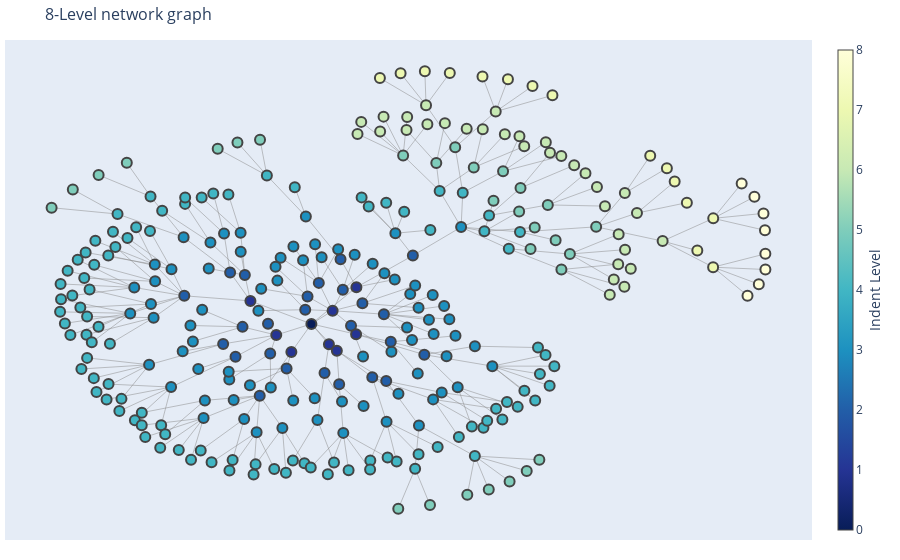

The code cell stored with this chart in its notebook:
### Code cell
import networkx as nx 

# Convert the data into networkx format
G = nx.from_pandas_edgelist(df[df["Item and Group"] != 'All items'], 
                            source = 'Item and Group', target = 'Parent', edge_attr = 'Weight')

# Set the positions of the nodes in the graph - other options are spring, planar or spectral
pos = nx.kamada_kawai_layout(G, weight = None)
for n, p in pos.items():
    G.nodes[n]['pos'] = p
    
# Add weight and depth attributes to the nodes
for x in df["Item and Group"]: 
    G.nodes[x]['Weight'] = df[df["Item and Group"] == x]["Weight"].values[0]
    G.nodes[x]['Depth'] = df[df["Item and Group"] == x]["Indent Level"].values[0]
    
# Add position info to edges
edge_x = []
edge_y = []

for edge in G.edges():
    x0, y0 = G.nodes[edge[0]]['pos']
    x1, y1 = G.nodes[edge[1]]['pos']
    edge_x.append(x0)
    edge_x.append(x1)
    edge_x.append(None)
    edge_y.append(y0)
    edge_y.append(y1)
    edge_y.append(None)

# Draw the edges
edge_trace = go.Scatter(
    x=edge_x, y=edge_y,
    line=dict(width=0.5, color='#888'),
    hoverinfo='none',
    mode='lines')

node_x = []
node_y = []

for node in G.nodes():
    x, y = G.nodes[node]['pos']
    node_x.append(x)
    node_y.append(y)

# Draw the nodes
node_trace = go.Scatter(
    x=node_x, y=node_y,
    mode='markers',
    hoverinfo='text',
    marker=dict(
        showscale=True,
        colorscale='YlGnBu',
        reversescale=True,
        color=[],
        size=10,
        colorbar=dict(
            thickness=15,
            title='Indent Level',
            xanchor='left',
            titleside='right'
        ),
        line_width=2))

node_depth = []
node_text = []

for n in G.nodes.items():
    node_depth.append(n[1]["Depth"])
    node_text.append(n[0] + " {0:.2f}%".format(n[1]["Weight"]))
                         
node_trace.marker.color = node_depth
node_trace.text = node_text

# Draw the full graph
graph = go.Figure(data=[edge_trace, node_trace],
             layout=go.Layout(
                title='8-Level network graph',
                titlefont_size=16,
                showlegend=False,
                hovermode='closest',
                margin=dict(b=20,l=5,r=5,t=40),
                xaxis=dict(showgrid=False, zeroline=False, showticklabels=False),
                yaxis=dict(showgrid=False, zeroline=False, showticklabels=False))
                )
graph.show()

### Figure 1 — Plotly figure (JSON) as saved in the notebook; plotly's stock layout.template omitted (floating-point values rounded to 4 significant figures; data arrays with more than 128 entries replaced by an {"elided": "..."} marker saying what was removed)
{"data": [{"hoverinfo": "none", "line": {"color": "#888", "width": 0.5}, "mode": "lines", "type": "scatter", "x": {"elided": "879 float values"}, "y": {"elided": "879 float values"}}, {"hoverinfo": "text", "marker": {"color": {"elided": "294 int values"}, "colorbar": {"thickness": 15, "title": {"side": "right", "text": "Indent Level"}, "xanchor": "left"}, "colorscale": [[0, "rgb(255,255,217)"], [0.125, "rgb(237,248,177)"], [0.25, "rgb(199,233,180)"], [0.375, "rgb(127,205,187)"], [0.5, "rgb(65,182,196)"], [0.625, "rgb(29,145,192)"], [0.75, "rgb(34,94,168)"], [0.875, "rgb(37,52,148)"], [1, "rgb(8,29,88)"]], "line": {"width": 2}, "reversescale": true, "showscale": true, "size": 10}, "mode": "markers", "text": {"elided": "294 str values"}, "type": "scatter", "x": {"elided": "294 float values"}, "y": {"elided": "294 float values"}}], "layout": {"hovermode": "closest", "margin": {"b": 20, "l": 5, "r": 5, "t": 40}, "showlegend": false, "title": {"font": {"size": 16}, "text": "8-Level network graph"}, "xaxis": {"showgrid": false, "showticklabels": false, "zeroline": false}, "yaxis": {"showgrid": false, "showticklabels": false, "zeroline": false}}}
